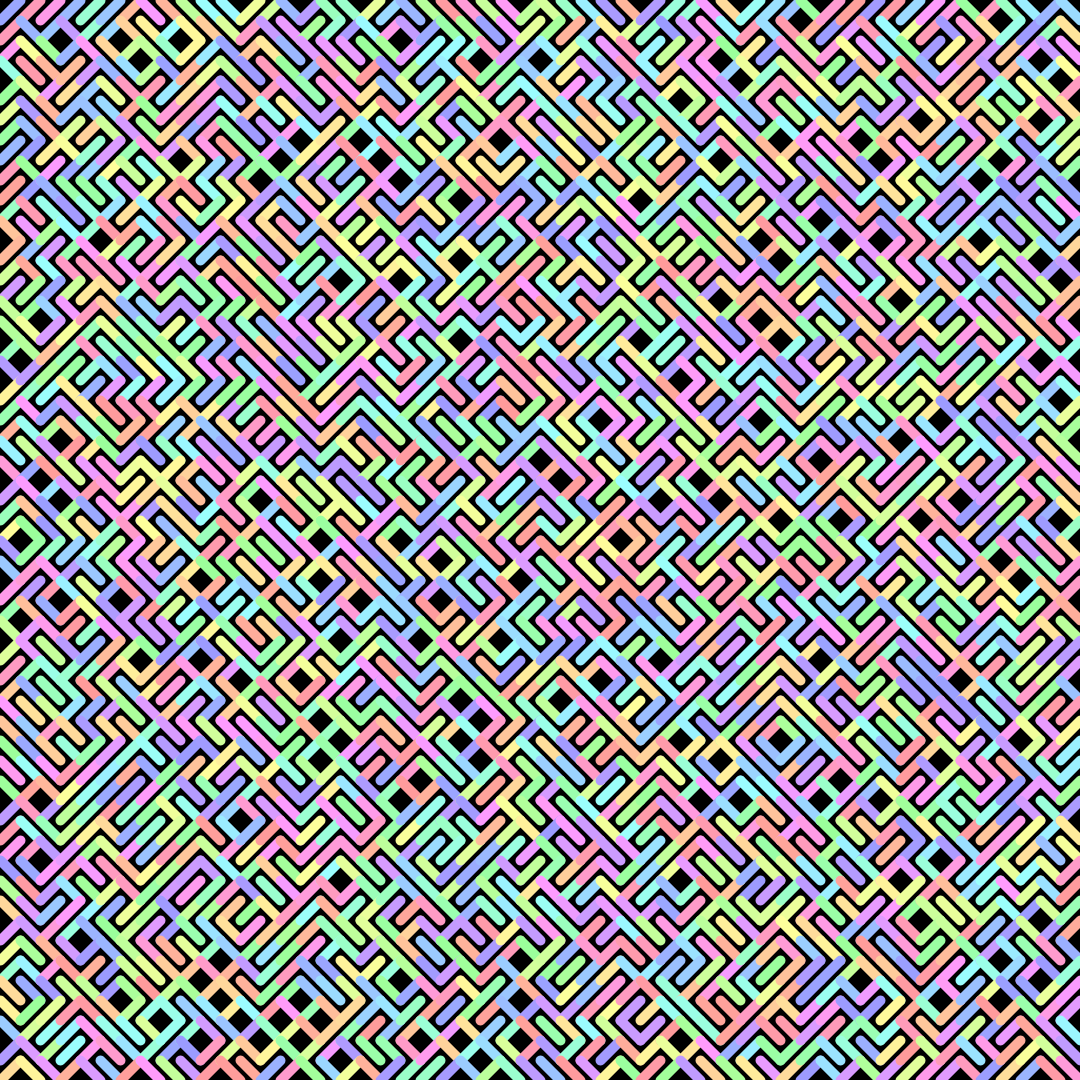
Frame 1 (no input)
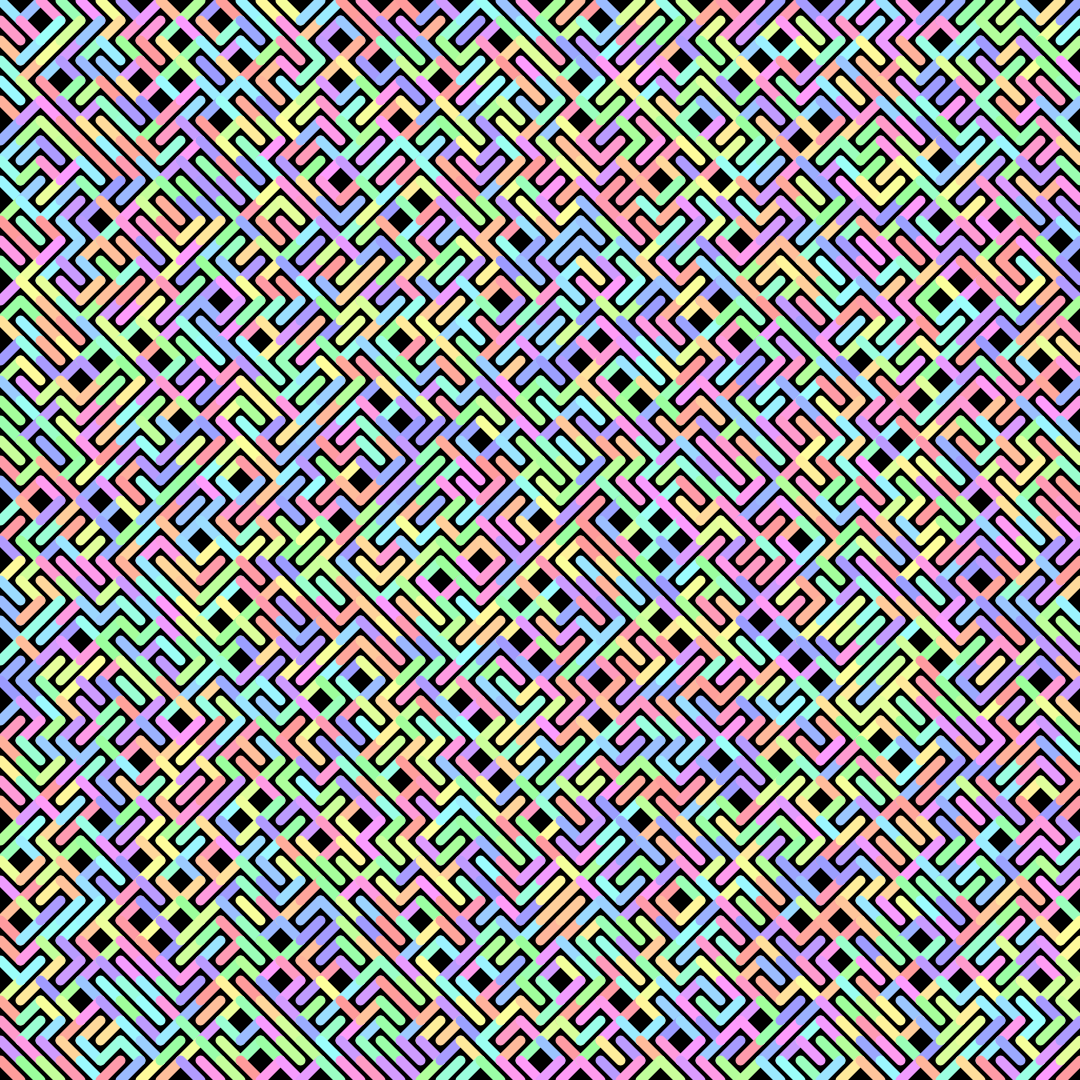
Frame 60 (the mouse pressed at the canvas centre just before this capture)
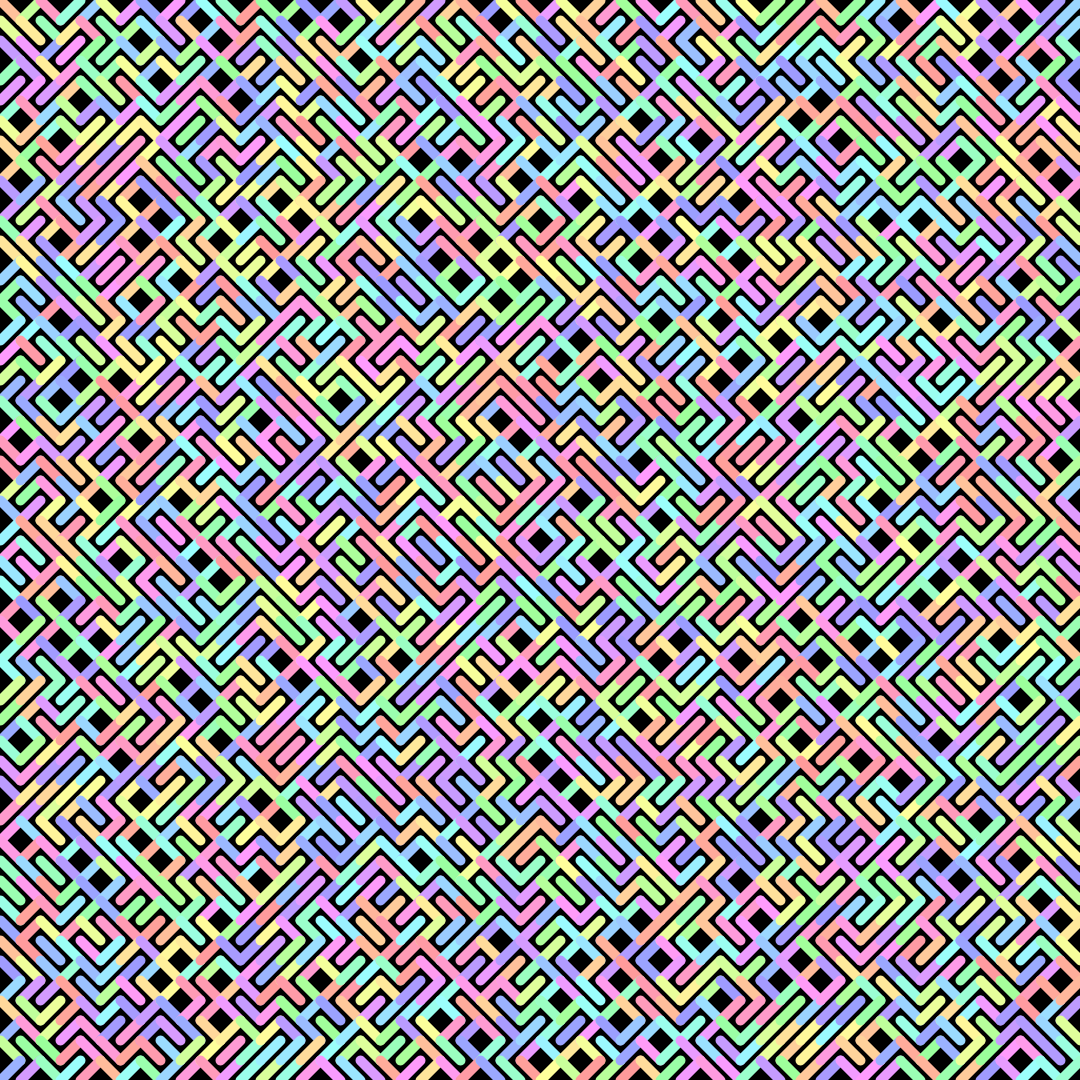
Frame 120 (the mouse held since frame 60 and released just before this capture)

The Processing sketch that drew these frames (run headless with seeded random() and noise(); from frame 60 on, the mouse is pressed at the canvas centre):

// Processing sketch: sketch_180207a
// ── sketch_180207a.pde
float scale = 20;
void setup(){
  size(1080,1080);
  strokeWeight(10);
  colorMode(HSB);
  stroke(255);
}
void draw(){
  background(0); 
  for(int i = 0; i < width / scale; i++){
    for(int j = 0; j < height/scale; j++){
       stroke(random(255) ,100,255);
      float x = i * scale;
      float y = j * scale;
      if(random(1) > 0.5){
        line(x, y, x+scale, y +scale);
      }else{
       line(x + scale, y, x, y +scale);
      }
    }
  }
}


void keyPressed() {
  if ( key == ' ' ) {
    save( System.nanoTime() + ".png" );
  }
}
